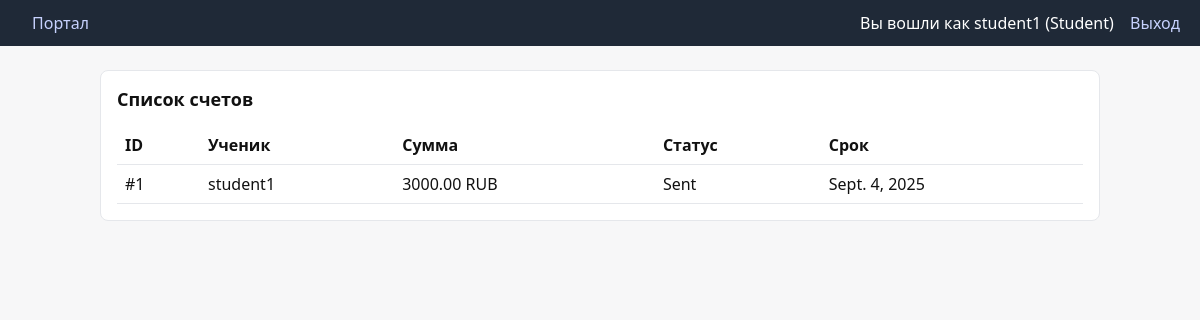
Screenshot of /b/invoices/ (signed in) with the database file from the repository.
### accounts/models.py (models this page shows, shortened)
class User(AbstractUser):
    role = models.CharField(
        max_length=20,
        choices=Role.choices,
        default=Role.STUDENT,
        help_text="User role determining available features",
    )
    parents = models.ManyToManyField(
        "self",
        blank=True,
        symmetrical=False,
        related_name="children",
        help_text="Link parent users to this student user",
    )

### billing/models.py (models this page shows, shortened)
class Invoice(models.Model):
    student = models.ForeignKey(
        settings.AUTH_USER_MODEL,
        on_delete=models.CASCADE,
        related_name="invoices",
        limit_choices_to={"role": "STUDENT"},
    )
    parent = models.ForeignKey(
        settings.AUTH_USER_MODEL,
        on_delete=models.SET_NULL,
        null=True,
        blank=True,
        related_name="payable_invoices",
        limit_choices_to={"role": "PARENT"},
    )
    amount = models.DecimalField(max_digits=9, decimal_places=2)
    currency = models.CharField(max_length=10, default="RUB")
    status = models.CharField(max_length=20, choices=InvoiceStatus.choices, default=InvoiceStatus.DRAFT)
    issued_at = models.DateTimeField(default=timezone.now)
    due_date = models.DateField(null=True, blank=True)
    paid_at = models.DateTimeField(null=True, blank=True)
    description = models.CharField(max_length=255, blank=True)
    class Meta:
        ordering = ["-issued_at"]

### billing/views.py (the view)
# urls.py: path("invoices/", views.invoice_list, name="invoice_list"),
@role_required(Role.STUDENT, Role.PARENT)
def invoice_list(request):
    if request.user.role == Role.STUDENT:
        invoices = Invoice.objects.filter(student=request.user)
    else:
        child_ids = list(request.user.children.values_list("id", flat=True))
        invoices = Invoice.objects.filter(student_id__in=child_ids)
    return render(request, "billing/invoices.html", {"invoices": invoices})

### templates/billing/invoices.html (shortened to what this page needs)
{% extends "base.html" %}
{% block content %}
  <div class="card">
    <h2>Список счетов</h2>
    <table>
      <tr><th>ID</th><th>Ученик</th><th>Сумма</th><th>Статус</th><th>Срок</th></tr>
      {% for inv in invoices %}
      <tr>
        <td>#{{ inv.id }}</td>
        <td>{{ inv.student.username }}</td>
        <td>{{ inv.amount }} {{ inv.currency }}</td>
        <td>{{ inv.get_status_display }}</td>
        <td>{{ inv.due_date|default:"—" }}</td>
      </tr>
      {% empty %}
      <tr><td colspan="5">Нет счетов</td></tr>
      {% endfor %}
    </table>
  </div>
{% endblock %}

### templates/base.html (shortened to what this page needs)
<!DOCTYPE html>
<html lang="ru">
  <head>
  </head>
  <body>
    <header>
      <div>
        <a href="/">Портал</a>
      </div>
      <nav>
        {% if request.user.is_authenticated %}
          <span>Вы вошли как {{ request.user.username }} ({{ request.user.get_role_display }})</span>
          <a href="/logout/">Выход</a>
        {% else %}
          <a href="/login/">Вход</a>
        {% endif %}
      </nav>
    </header>
    <main>
      {% block content %}{% endblock %}
    </main>
  </body>
  </html>

### templates/base.html (style rules this page uses)
body { font-family: system-ui, -apple-system, Segoe UI, Roboto, Ubuntu, Cantarell, Noto Sans, Arial, sans-serif; margin: 0; background: #f7f7f8; color: #111; }
header { background: #1f2937; color: #fff; padding: 12px 20px; display: flex; align-items: center; justify-content: space-between; }
header a { color: #c7d2fe; text-decoration: none; margin-left: 12px; }
main { max-width: 1000px; margin: 24px auto; padding: 0 16px; }
.card { background: #fff; border: 1px solid #e5e7eb; border-radius: 8px; padding: 16px; margin-bottom: 16px; }
h2 { font-size: 18px; margin-top: 0; }
table { width: 100%; border-collapse: collapse; }
th, td { text-align: left; padding: 8px; border-bottom: 1px solid #e5e7eb; }

### rows the page displays
User: user.username "student1", user.role "Student"
Invoice: id "1", student.username "student1", amount "3000.00", currency "RUB", status "Sent", due_date "Sept. 4, 2025"
